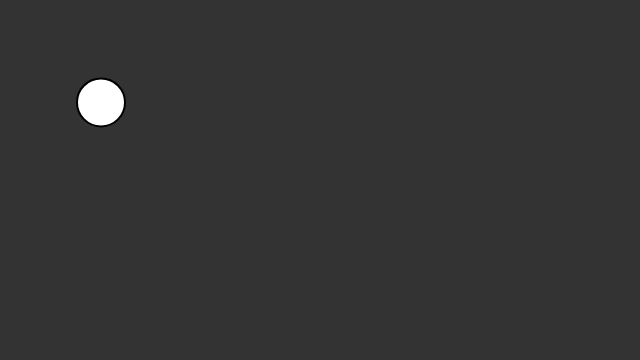
Frame 1 (no input)
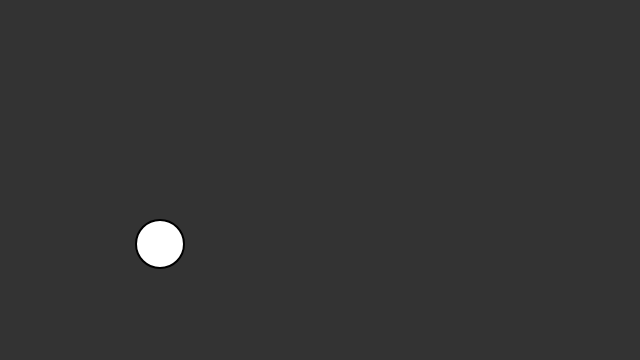
Frame 60 (no input)
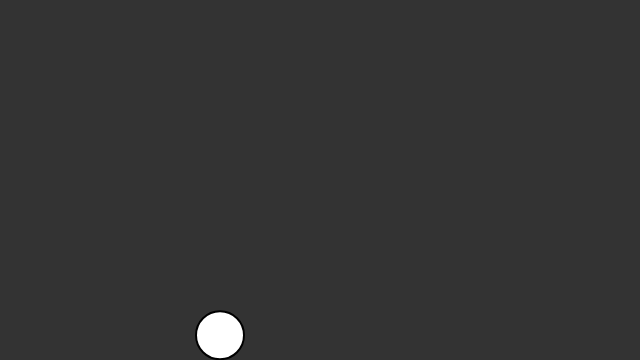
Frame 120 (the mouse pressed at the canvas centre since frame 60)

The p5.js sketch that drew these frames (run headless with seeded random() and noise() and a simulated clock; from frame 60 on, the mouse is pressed at the canvas centre):

// p5.js sketch
// ── sketch.js
let x = 100;
let y = 100;
let xSpeed = 1;
let ySpeed = 2.4;

function setup() {
  createCanvas(640, 360);
  strokeWeight(2);
  fill(255);
}

function draw() {
  background(51);

  x += xSpeed;
  y += ySpeed;

  if (x > width || x < 0) {
    xSpeed *= -1;
  }
  if (y > height || y < 0) {
    ySpeed *= -1;
  }

  ellipse(x, y, 48);
}
